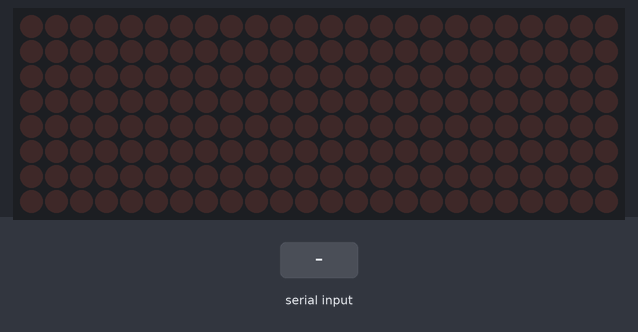
This sketch was run on a simulated Arduino Uno, built with avr-gcc and run on an emulated ATmega328P. On the bench: 24×8 LED matrix. The test bench sets the inputs (shaded band). EEPROM starts erased; what the sketch prints to the serial monitor is not drawn.

Above: at 1.2 s.
1.3 s: "1\n" received over Serial
At 1.39 s:
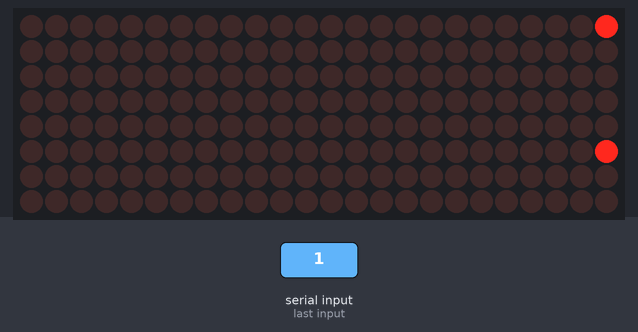
At 1.79 s:
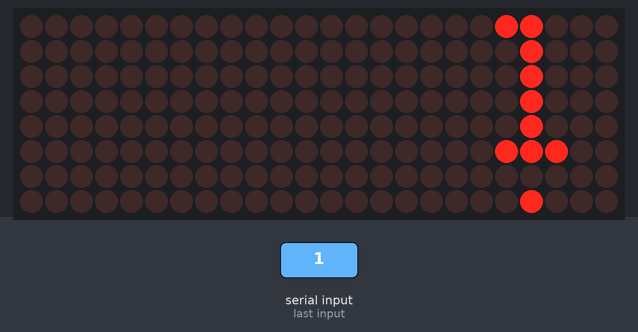

Measured:
- after the input at 1.3 s, the display: changes at once (image 1)

The sketch:

Scout_Tag_Interactive_Console.ino
```cpp
/**this is the main code for your LED Matrix device.
 * It makes use of the MD_MAX72XX Library, so make sure to include it
 * This works for the 24x8 LED Matrix by Skippy and Wickie, created during the PFF 2019 Mosaik
 * Because that chip is not like any other system in the library, the code wont work on other MAX7219
 * If the device doesn't work, ensure that there are no short-circuits on the board
 * If the Arduino runs hot, disconnect the battery immediately, as it could harm it.
 *
 *  the alphabet includes these letters
 *  QWERTZUIOPASDFGHJKLYXCVBNM
 *
 *  1234567890+%&/()=?'![]<>{}$
*/


//write your Text here. You may only use the alphabet provided above , add some spaces in the back

#define plain "Das_Janosch"

//set the intensity here, from 0 to 7 (a low value is recommended)
#define intensity 0

//you should not change any of the following!

#include <EEPROM.h>
#include <MD_MAX72xx.h>
#define HARDWARE_TYPE -1
#define MAX_DEVICES  3

#define CLK_PIN     3  // or SCK
#define DATA_PIN    5  // or MOSI
#define CS_PIN      4  // or SS
#define KILL_SWITCH 2  // Button to Stop

MD_MAX72XX mx = MD_MAX72XX(HARDWARE_TYPE, DATA_PIN, CLK_PIN, CS_PIN, MAX_DEVICES);

// We always wait a bit between updates of the display
#define  DELAYTIME  100  // in milliseconds

// Adresses in EEPROM
#define ADDRESS_LEN 0
#define ADDRESS_BUF 1
#define MAX_BUF_LEN 100

byte str[MAX_BUF_LEN+9];
byte str_len;

void scrollText(const unsigned char *p)
{
  uint8_t charWidth;
  uint8_t cBuf[8];  // this should be ok for all built-in fonts

  mx.clear();

  while (*p != '\0')
  {
    charWidth = mx.getChar(*p++, sizeof(cBuf) / sizeof(cBuf[0]), cBuf);
    for (uint8_t i=0; i<=charWidth; i++)  // allow space between characters
    {
      mx.transform(MD_MAX72XX::TSL);
      if (i < charWidth){
        cBuf[i] = ((cBuf[i] & 0xFE) >> 1) | ((cBuf[i] & 0x01) << 7);
        mx.setColumn(0, cBuf[i]);
      }
      delay(DELAYTIME);
    }
  }
}

void setup()
{
  Serial.begin(9600);
  mx.begin();
  mx.control(MD_MAX72XX::INTENSITY, intensity);
  Serial.println("ScoutTag, JotaJoti BEO. Ich bin deine LED-Matrix.");

  EEPROM.get(ADDRESS_LEN, str_len);
  EEPROM.get(ADDRESS_BUF, str);

  if (str_len == 255) {
    str_len = 0;
    EEPROM.write(ADDRESS_LEN, str_len);
  }
  str[str_len] = '\0';
}

void loop()
{
  scrollText(str);
  //scrollText(plain "        ");

  if (Serial.available()) {
    size_t new_len = Serial.readBytesUntil('\n', str, MAX_BUF_LEN);
    if (new_len >= 240) {
      str_len = 240;
    } else {
      str_len = (byte)new_len;
    }
    for (int i = 0; i < 8; i++) {
      str[str_len + i] = ' ';
    }
    str[str_len+8] = 0;
    str_len += 9;
    Serial.write(str, str_len);
    Serial.println();
    EEPROM.put(ADDRESS_LEN, str_len);
    EEPROM.put(ADDRESS_BUF, str);
  }
}
```
